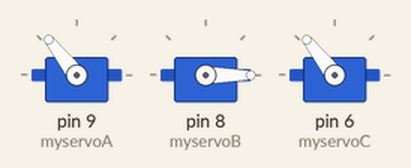
Simulated run of this sketch. Board: Arduino Uno, built with avr-gcc and run on an emulated ATmega328P. On the bench: 3 × servo. What the sketch prints to the serial monitor is not drawn.

Above: at 0.4 s.
Timing chart, 0 to 1.9 s (numbered marks = the images above):
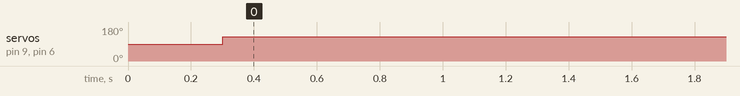

The sketch:

Make_it_work.ino
```cpp
#include <PS2X_lib.h>

#define PS2_DAT     13  //14
#define PS2_CMD     11  //15
#define PS2_SEL     10  //16
#define PS2_CLK     12  //17

//#define pressures   true
#define pressures   false
//#define rumble      true
#define rumble      false

PS2X ps2x;
#include <Servo.h>
Servo myservoA; // create servo object to control a servo
Servo myservoB;
Servo myservoC;
int val = 10; // variable to read the value from the
int error = 0;
int pos = 0;
void setup() {
  myservoA.attach(9); // attaches the servo on pin 9 to the servo object
  myservoB.attach(8);
  myservoC.attach(6);
  Serial.begin(57600);

  delay(300);
  error = ps2x.config_gamepad(PS2_CLK, PS2_CMD, PS2_SEL, PS2_DAT, pressures, rumble);
  myservoA.write(pos);
  myservoB.write(pos);
  myservoC.write(pos);
}

void loop() {
 /* You must Read Gamepad to get new values and set vibration values
     ps2x.read_gamepad(small motor on/off, larger motor strenght from 0-255)
     if you don't enable the rumble, use ps2x.read_gamepad(); with no values
     You should call this at least once a second
   */
   ps2x.read_gamepad();
 if(ps2x.Button(PSB_R3))
   val = map(val, 0, 1023, 0, 179);  // scale it to use it with
   // the servo (value between 0 and
   // 180)
   Serial.print(ps2x.Analog(PSS_RY), DEC);
   Serial.print(",");
   Serial.println(ps2x.Analog(PSS_RX), DEC);
   Serial.print(val);
   myservoA.write(ps2x.Analog(PSS_RX));
   myservoC.write(ps2x.Analog(PSS_RY));
   delay(15);
}
```

Measured:
- by itself, servo on pin 9 (myservoA), servo on pin 6 (myservoC): 90° → 128° at 0.30 s
